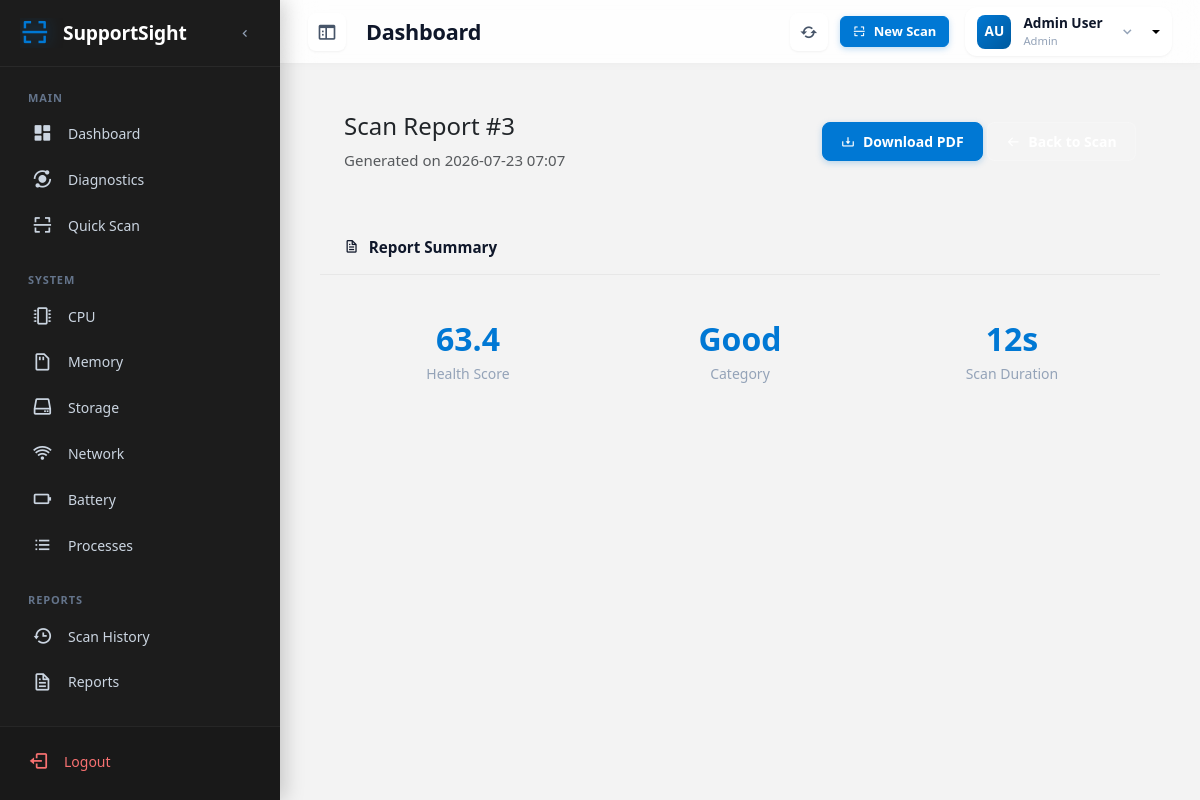
The page /reports/report/3 (signed in) on the database its author committed.
### app/models/user.py (models this page shows, shortened)
class User(UserMixin, db.Model):
    __tablename__ = 'users'
    id = db.Column(db.Integer, primary_key=True)
    username = db.Column(db.String(80), unique=True, nullable=False, index=True)
    email = db.Column(db.String(120), unique=True, nullable=False, index=True)
    password_hash = db.Column(db.String(255), nullable=False)
    first_name = db.Column(db.String(50))
    last_name = db.Column(db.String(50))
    role = db.Column(db.String(20), default='user')
    is_active = db.Column(db.Boolean, default=True)
    created_at = db.Column(db.DateTime, default=datetime.utcnow)
    last_login = db.Column(db.DateTime)
    scans = db.relationship('Scan', backref='user', lazy='dynamic', cascade='all, delete-orphan')
    @property
    def full_name(self) -> str:
        if self.first_name and self.last_name:
            return f'{self.first_name} {self.last_name}'
        return self.username
    @property
    def initials(self) -> str:
        if self.first_name and self.last_name:
            return f'{self.first_name[0]}{self.last_name[0]}'.upper()
        return self.username[:2].upper()

### app/models/scan.py (models this page shows, shortened)
class Scan(db.Model):
    __tablename__ = 'scans'
    STATUS_COMPLETED = 'completed'
    STATUS_FAILED = 'failed'
    STATUS_IN_PROGRESS = 'in_progress'
    TYPE_FULL = 'full'
    TYPE_QUICK = 'quick'
    TYPE_CUSTOM = 'custom'
    id = db.Column(db.Integer, primary_key=True)
    user_id = db.Column(db.Integer, db.ForeignKey('users.id'), nullable=False, index=True)
    scan_type = db.Column(db.String(20), default=TYPE_FULL)
    health_score = db.Column(db.Integer, default=0)
    status = db.Column(db.String(20), default=STATUS_IN_PROGRESS)
    system_info = db.Column(db.Text)
    cpu_data = db.Column(db.Text)
    ram_data = db.Column(db.Text)
    disk_data = db.Column(db.Text)
    network_data = db.Column(db.Text)
    battery_data = db.Column(db.Text)
    process_data = db.Column(db.Text)
    recommendations = db.Column(db.Text)
    root_cause_analysis = db.Column(db.Text)
    error_message = db.Column(db.Text)
    started_at = db.Column(db.DateTime, default=datetime.utcnow)
    completed_at = db.Column(db.DateTime)
    duration = db.Column(db.Float)
    scan_user = db.relationship('User', backref=db.backref('scan_history', lazy='dynamic', overlaps="scans,user"), overlaps="scans,user")
    @property
    def health_category(self) -> str:
        if self.health_score >= 80:
            return 'Excellent'
        elif self.health_score >= 60:
            return 'Good'
        elif self.health_score >= 40:
            return 'Fair'
        return 'Poor'

### app/reports/routes.py (the view)
@reports_bp.route('/report/<int:scan_id>')
@login_required
def view_report(scan_id):
    scan = ScanService.get_scan_by_id(scan_id)
    if not scan or scan.user_id != current_user.id:
        flash('Report not found.', 'warning')
        return redirect(url_for('dashboard.scan_history'))
    return render_template('dashboard/report.html', scan=scan)

### app/__init__.py (called while the page is built)
def create_app(config_name: str = 'development') -> Flask:
    app = Flask(__name__,
                template_folder='templates',
                static_folder='static',
                static_url_path='/static')
    config_class = get_config(config_name)
    app.config.from_object(config_class)
    db.init_app(app)
    login_manager.init_app(app)
    bcrypt.init_app(app)
    migrate.init_app(app, db)
    ensure_database_schema(app)
    login_manager.login_view = 'auth.login'
    login_manager.login_message = 'Please log in to access this page.'
    login_manager.login_message_category = 'info'
    @login_manager.user_loader
    def load_user(user_id):
        from app.models.user import User
        return db.session.get(User, int(user_id))
    register_blueprints(app)
    register_error_handlers(app)
    register_jinja_filters(app)
    return app

### app/services/scan_service.py (called while the page is built)
    @classmethod
    def get_scan_by_id(cls, scan_id: int) -> Optional[Scan]:
        return db.session.get(Scan, scan_id)

### app/utils/helpers.py (called while the page is built, shortened)
def format_datetime(dt: Optional[datetime], format_str: str = '%Y-%m-%d %H:%M:%S') -> str:
    if dt is None:
        return ''
    if isinstance(dt, str):
        try:
            dt = datetime.fromisoformat(dt.replace('Z', '+00:00'))
        except ValueError:
            return dt
    return dt.strftime(format_str)

def format_duration(seconds: Optional[float]) -> str:
    if seconds is None:
        return '0s'
    seconds = int(seconds)
    if seconds < 60:
        return f'{seconds}s'

### app/templates/dashboard/report.html (shortened to what this page needs)
{% extends 'base.html' %}
{% block content %}
<div class="row mb-4">
    <div class="col-12">
        <div class="card">
            <div class="card-body">
                <div class="d-flex justify-content-between align-items-center">
                    <div>
                        <h4>Scan Report #{{ scan.id }}</h4>
                        <p class="text-muted mb-0">Generated on {{ scan.started_at|format_datetime('%Y-%m-%d %H:%M') if scan.started_at else 'N/A' }}</p>
                    </div>
                    <div>
                        <a href="{{ url_for('reports.download_report', scan_id=scan.id) }}" class="btn btn-primary">
                            <i class='bx bx-download'></i> Download PDF
                        </a>
                        <a href="{{ url_for('dashboard.scan_result', scan_id=scan.id) }}" class="btn btn-outline-secondary">
                            <i class='bx bx-arrow-back'></i> Back to Scan
                        </a>
                    </div>
                </div>
            </div>
        </div>
    </div>
</div>
<div class="row">
    <div class="col-12">
        <div class="card" data-aos="fade-up">
            <div class="card-header">
                <h5><i class='bx bx-file'></i> Report Summary</h5>
            </div>
            <div class="card-body">
                <div class="row">
                    <div class="col-md-4 text-center">
                        <div class="report-stat">
                            <div class="report-stat-value">{{ scan.health_score }}</div>
                            <div class="report-stat-label">Health Score</div>
                        </div>
                    </div>
                    <div class="col-md-4 text-center">
                        <div class="report-stat">
                            <div class="report-stat-value">{{ scan.health_category }}</div>
                            <div class="report-stat-label">Category</div>
                        </div>
                    </div>
                    <div class="col-md-4 text-center">
                        <div class="report-stat">
                            <div class="report-stat-value">{{ format_duration(scan.duration) if scan.duration else '--' }}</div>
                            <div class="report-stat-label">Scan Duration</div>
                        </div>
                    </div>
                </div>
            </div>
        </div>
    </div>
</div>
{% endblock %}

### app/templates/components/navbar.html (shortened to what this page needs)
<nav class="top-navbar">
    <div class="navbar-left">
        <button class="btn-icon d-none d-lg-flex" id="desktopSidebarToggle" title="Toggle Sidebar">
            <i class='bx bx-sidebar'></i>
        </button>
        <div class="page-title ms-2">
            <h1>{% block page_title %}Dashboard{% endblock %}</h1>
        </div>
    </div>
    <div class="navbar-right">
        <div class="navbar-actions">
            <button class="btn-icon" id="refreshData" title="Refresh Data">
                <i class='bx bx-refresh'></i>
            </button>
            <a href="{{ url_for('dashboard.quick_scan') }}" class="btn btn-primary btn-sm">
                <i class='bx bx-scan'></i>
                <span>New Scan</span>
            </a>
        </div>
        <div class="navbar-user dropdown">
            <button class="user-toggle dropdown-toggle" data-bs-toggle="dropdown" aria-expanded="false">
                <div class="user-avatar">
                    {{ current_user.initials }}
                </div>
                <div class="user-info">
                    <span class="user-name">{{ current_user.full_name }}</span>
                    <span class="user-role">{{ current_user.role|title }}</span>
                </div>
                <i class='bx bx-chevron-down ms-1'></i>
            </button>
        </div>
    </div>
</nav>

### app/static/css/main.css (style rules this page uses)
:root { --primary: #0078D4; --primary-light: #00bcf2; --primary-dark: #005a9e; --primary-bg: rgba(0, 120, 212, 0.08); --success: #107c41; --success-light: #dff6dd; --success-bg: rgba(16, 124, 65, 0.08); --warning: #d97706; --warning-light: #fef3c7; --warning-bg: rgba(217, 119, 6, 0.08); --danger: #d13438; --danger-light: #fde8e8; --danger-bg: rgba(209, 52, 56, 0.08); --info: #0284c7; --info-bg: rgba(2, 132, 199, 0.08); --dark: #1e1e1e; --dark-secondary: #252526; --dark-tertiary: #2d2d2d; --gray-600: #475569; --gray-500: #64748b; --gray-400: #cbd5e1; --gray-200: #e2e8f0; --gray-100: #f1f5f9; --light: #f3f3f3; --white: #ffffff; --text-primary: #0f172a; --text-secondary: #475569; --text-muted: #94a3b8; --text-inverse: #ffffff; --shadow-sm: 0 1px 3px rgba(0, 0, 0, 0.04), 0 1px 2px rgba(0, 0, 0, 0.02); --shadow-md: 0 4px 12px rgba(0, 0, 0, 0.05), 0 1px 3px rgba(0, 0, 0, 0.03); --shadow-lg: 0 10px 25px rgba(0, 0, 0, 0.08), 0 3px 6px rgba(0, 0, 0, 0.04); --shadow-xl: 0 20px 35px rgba(0, 0, 0, 0.12), 0 5px 12px rgba(0, 0, 0, 0.06); --radius-sm: 6px; --radius-md: 8px; --radius-lg: 12px; --radius-xl: 16px; --radius-2xl: 20px; --transition-fast: 150ms cubic-bezier(0.1, 0.9, 0.2, 1); --transition-base: 250ms cubic-bezier(0.1, 0.9, 0.2, 1); --transition-slow: 400ms cubic-bezier(0.1, 0.9, 0.2, 1); --sidebar-width: 280px; --sidebar-collapsed: 80px; --navbar-height: 64px; }
* { margin: 0; padding: 0; box-sizing: border-box; }
html { scroll-behavior: smooth; }
body { font-family: 'Segoe UI Variable Text', 'Segoe UI', 'Inter', -apple-system, BlinkMacSystemFont, sans-serif; font-size: 0.9375rem; line-height: 1.5; color: var(--text-primary); background: var(--light); overflow-x: hidden; -webkit-font-smoothing: antialiased; }
a { text-decoration: none; color: inherit; transition: color var(--transition-fast); }
.top-navbar { position: fixed; top: 0; left: var(--sidebar-width); right: 0; height: var(--navbar-height); background: rgba(255, 255, 255, 0.85); backdrop-filter: blur(20px); -webkit-backdrop-filter: blur(20px); border-bottom: 1px solid rgba(0, 0, 0, 0.06); box-shadow: 0 2px 10px rgba(0, 0, 0, 0.02); display: flex; align-items: center; justify-content: space-between; padding: 0 1.75rem; z-index: 1030; transition: left 0.3s cubic-bezier(0.1, 0.9, 0.2, 1); }
.navbar-left { display: flex; align-items: center; gap: 0.75rem; }
.page-title h1 { font-size: 1.35rem; font-weight: 600; margin: 0; color: var(--text-primary); letter-spacing: -0.01em; }
.navbar-right { display: flex; align-items: center; gap: 1rem; }
.navbar-actions { display: flex; align-items: center; gap: 0.75rem; }
.btn-icon { width: 38px; height: 38px; border-radius: var(--radius-md); background: var(--white); border: 1px solid var(--border-subtle); color: var(--text-secondary); display: flex; align-items: center; justify-content: center; cursor: pointer; transition: all var(--transition-fast); box-shadow: var(--shadow-sm); }
.btn-icon i { font-size: 1.25rem; }
.navbar-user { display: flex; align-items: center; gap: 0.75rem; }
.user-toggle { display: flex; align-items: center; gap: 0.75rem; padding: 0.4rem 0.75rem; background: var(--white); border: 1px solid var(--border-subtle); border-radius: var(--radius-lg); cursor: pointer; transition: all var(--transition-fast); box-shadow: var(--shadow-sm); }
.user-avatar { width: 34px; height: 34px; border-radius: var(--radius-md); background: linear-gradient(135deg, var(--primary), var(--primary-dark)); color: var(--white); display: flex; align-items: center; justify-content: center; font-weight: 600; font-size: 0.85rem; }
.user-info { display: flex; flex-direction: column; text-align: left; }
.user-name { font-weight: 600; font-size: 0.85rem; color: var(--text-primary); }
.user-role { font-size: 0.7rem; color: var(--text-muted); text-transform: capitalize; }
.user-toggle i { font-size: 1.1rem; color: var(--text-muted); }
.card { background: var(--bg-card); border-radius: var(--radius-lg); border: 1px solid var(--border-subtle); box-shadow: var(--shadow-fluent); transition: all var(--transition-base); }
.card-header { padding: 1.15rem 1.5rem; border-bottom: 1px solid rgba(0, 0, 0, 0.05); background: transparent; display: flex; align-items: center; justify-content: space-between; }
.card-header h5 { font-size: 0.95rem; font-weight: 600; margin: 0; display: flex; align-items: center; gap: 0.6rem; color: var(--text-primary); }
.card-body { padding: 1.5rem; }

### rows shown on the page
User: initials "AU", full_name "Admin User", role "Admin"
Scan: id "3", started_at "2026-07-23 07:07", health_score "63.4", health_category "Good", duration "12s"
